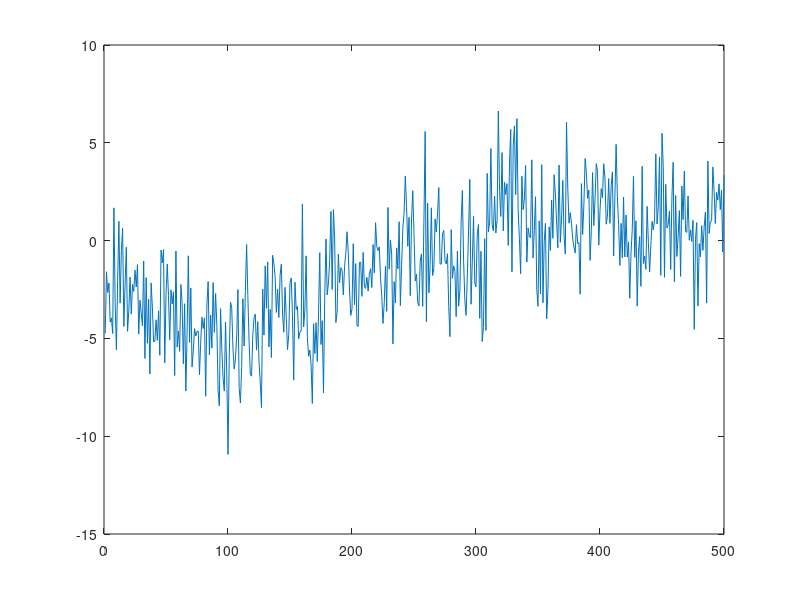

Recreate this plot in MATLAB.
%% Experiment constants (Global)
% experiment size
n=500;
alpha=0.1;
b=4;

% covariance
sigma_0=1;
rho_0=0.5;
nu=.5:.5:1.5;
Kv=@(v,x) 2^(2-v)*pi*x^v*besselk(v,x)/(gamma(v));

% covariance matrix
covariance=sigma_0^2*eye(n)/2 * 10; % BUGGY
for i=1:n
    for j=i+1:n
        covariance(i,j)=sigma_0^2*Kv(nu(1),(j-i)/(n*rho_0));
    end
end
covariance=covariance'+covariance;

%% Generate Gaussian Process
% rng default
t=randi([floor(alpha*n),floor((1-alpha)*n)],1,1);
xi=sign((1:n)-t);
xi(xi==0)=1;
X=mvnrnd(xi*b/2,covariance);
plot(X)